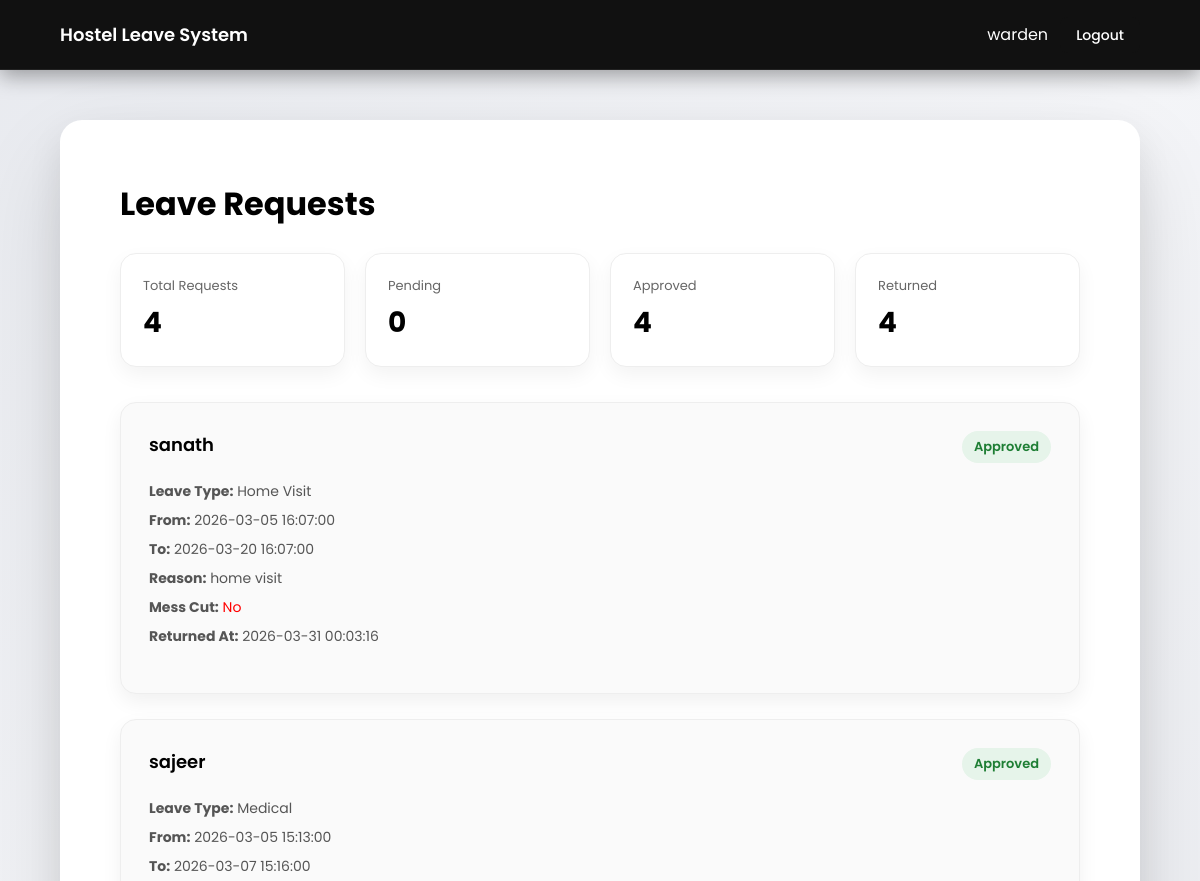
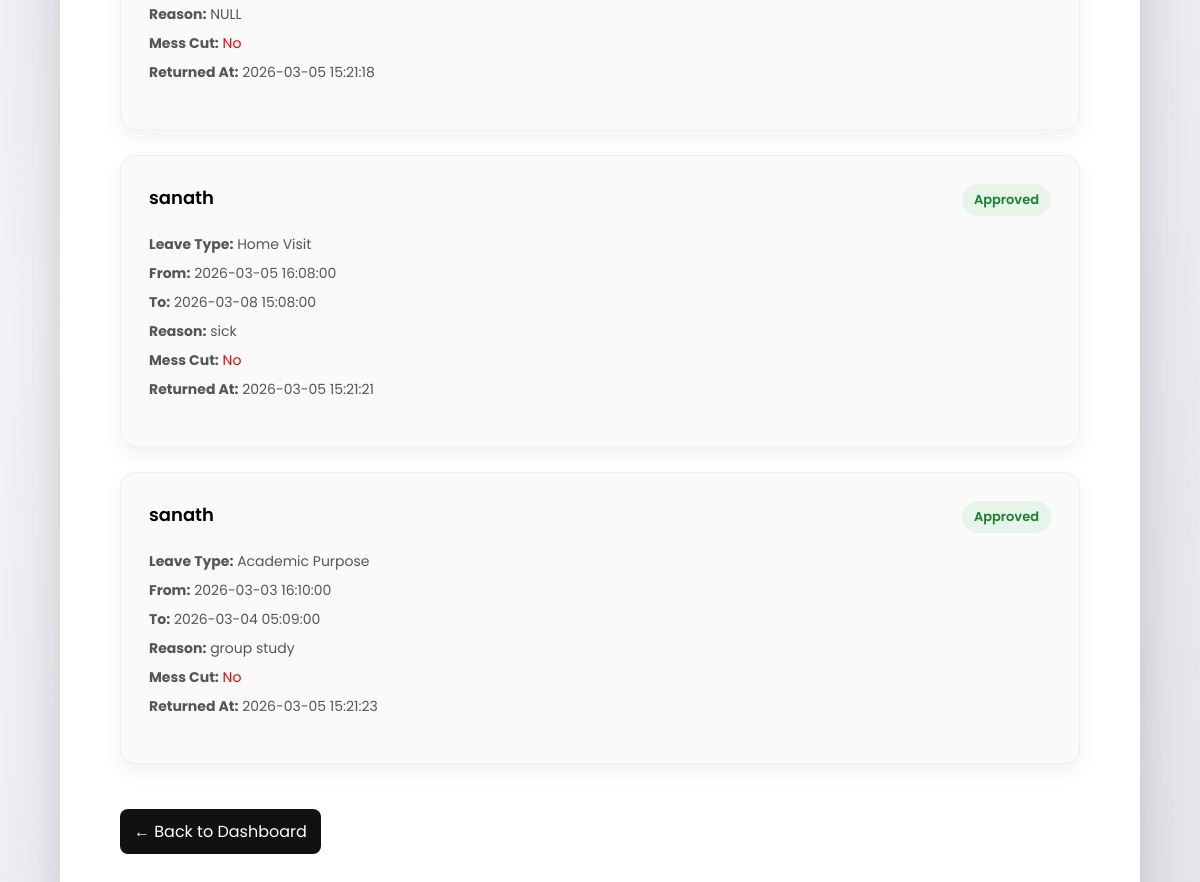
/warden/view_requests.php (signed in), run on the app's committed database (2 pictures, top to bottom).
### tables this page shows
CREATE TABLE `hostel_leaves` (
  `id` int(11) NOT NULL,
  `student_id` int(11) NOT NULL,
  `leave_type_id` int(11) NOT NULL,
  `from_datetime` datetime NOT NULL,
  `to_datetime` datetime NOT NULL,
  `reason` text NOT NULL,
  `status` enum('Pending','Approved','Rejected') DEFAULT 'Pending',
  `applied_at` timestamp NOT NULL DEFAULT current_timestamp(),
  `returned_at` datetime DEFAULT NULL,
  `mess_cut` tinyint(1) NOT NULL DEFAULT 0
);

CREATE TABLE `users` (
  `id` int(11) NOT NULL,
  `role_id` int(11) NOT NULL,
  `name` varchar(100) NOT NULL,
  `username` varchar(50) NOT NULL,
  `password` varchar(255) NOT NULL,
  `email` varchar(100) DEFAULT NULL,
  `parent_email` varchar(100) DEFAULT NULL,
  `teacher_email` varchar(100) DEFAULT NULL,
  `created_at` timestamp NOT NULL DEFAULT current_timestamp()
);

CREATE TABLE `leave_types` (
  `id` int(11) NOT NULL,
  `type_name` varchar(50) NOT NULL
);

### warden/view_requests.php (the view, shortened to what this page needs)
<?php
include("../config/db.php");
$query = "
SELECT hostel_leaves.*, users.name, leave_types.type_name
FROM hostel_leaves
JOIN users ON hostel_leaves.student_id = users.id
JOIN leave_types ON hostel_leaves.leave_type_id = leave_types.id
ORDER BY hostel_leaves.applied_at DESC
";
$result = mysqli_query($conn, $query);
$total = mysqli_fetch_assoc(mysqli_query($conn,"SELECT COUNT(*) as total FROM hostel_leaves"))['total'];
$pending = mysqli_fetch_assoc(mysqli_query($conn,"SELECT COUNT(*) as total FROM hostel_leaves WHERE status='Pending'"))['total'];
$approved = mysqli_fetch_assoc(mysqli_query($conn,"SELECT COUNT(*) as total FROM hostel_leaves WHERE status='Approved'"))['total'];
$returned = mysqli_fetch_assoc(mysqli_query($conn,"SELECT COUNT(*) as total FROM hostel_leaves WHERE returned_at IS NOT NULL"))['total'];
?>
<!DOCTYPE html>
<html>
<head>
</head>
<body>
<div class="topbar">
<div class="logo">Hostel Leave System</div>
<div>
<?php echo $_SESSION["username"]; ?>
<a class="logout-btn" href="../auth/logout.php">Logout</a>
</div>
</div>
<div class="container">
<h1>Leave Requests</h1>
<div class="stats">
<div class="stat-card">
<p>Total Requests</p>
<h2><?php echo $total; ?></h2>
</div>
<div class="stat-card">
<p>Pending</p>
<h2><?php echo $pending; ?></h2>
</div>
<div class="stat-card">
<p>Approved</p>
<h2><?php echo $approved; ?></h2>
</div>
<div class="stat-card">
<p>Returned</p>
<h2><?php echo $returned; ?></h2>
</div>
</div>
<?php
if (mysqli_num_rows($result) == 0) {
    echo "No leave requests.";
} else {
while ($row = mysqli_fetch_assoc($result)) {
$status = strtolower($row["status"]);
?>
<div class="card">
<div class="card-header">
<div class="student">
<?php echo htmlspecialchars($row["name"]); ?>
</div>
<div class="status <?php echo $status; ?>">
<?php echo htmlspecialchars($row["status"]); ?>
</div>
</div>
<div class="row">
<strong>Leave Type:</strong> <?php echo htmlspecialchars($row["type_name"]); ?>
</div>
<div class="row">
<strong>From:</strong> <?php echo htmlspecialchars($row["from_datetime"]); ?>
</div>
<div class="row">
<strong>To:</strong> <?php echo htmlspecialchars($row["to_datetime"]); ?>
</div>
<div class="row">
<strong>Reason:</strong> <?php echo htmlspecialchars($row["reason"]); ?>
</div>
<div class="row">
<strong>Mess Cut:</strong>
<span style="color: <?php echo $row["mess_cut"] ? "green" : "red"; ?>">
<?php echo $row["mess_cut"] ? "Yes 🍽️" : "No"; ?>
</span>
</div>
<?php if ($row["returned_at"] != NULL) { ?>
<div class="row">
<strong>Returned At:</strong> <?php echo htmlspecialchars($row["returned_at"]); ?>
</div>
<?php } ?>
</div>
<?php
}
}
?>
<a class="back-btn" href="dashboard.php">← Back to Dashboard</a>
</div>
</body>
</html>

### warden/view_requests.php (style rules this page uses)
* { margin:0; padding:0; box-sizing:border-box; font-family:'Poppins',sans-serif; }
body { min-height:100vh; background: linear-gradient(135deg,#e8eaef 0%,#f4f5f8 40%,#e6e8ed 100%); padding:120px 60px 60px 60px; }
.topbar { position:fixed; top:0; left:0; width:100%; height:70px; background:#111; display:flex; justify-content:space-between; align-items:center; padding:0 60px; color:#fff; box-shadow:0 6px 20px rgba(0,0,0,0.35); border-bottom:1px solid #222; z-index:1000; }
.topbar a { text-decoration:none; color:#fff; font-weight:500; }
.container { max-width:1100px; margin:auto; padding:60px; background:#fff; border-radius:22px; box-shadow: 0 40px 90px rgba(0,0,0,0.12), 0 15px 35px rgba(0,0,0,0.08); }
h1 { margin-bottom:25px; }
.stats { display:grid; grid-template-columns:repeat(auto-fit,minmax(200px,1fr)); gap:20px; margin-bottom:35px; }
.stat-card { background:#fff; border-radius:16px; padding:22px; border:1px solid #eee; box-shadow:0 8px 20px rgba(0,0,0,0.05); }
.stat-card p { font-size:13px; color:#666; margin-bottom:6px; }
.stat-card h2 { font-size:28px; }
.card { background:#fafafa; padding:28px; margin-bottom:25px; border-radius:16px; border:1px solid #eee; box-shadow:0 8px 20px rgba(0,0,0,0.06); }
.card-header { display:flex; justify-content:space-between; margin-bottom:18px; }
.student { font-size:18px; font-weight:600; }
.status { font-weight:600; font-size:13px; padding:6px 12px; border-radius:20px; }
.approved { background:#e6f4ea; color:#1e7e34; }
.row { margin-bottom:8px; font-size:14px; color:#555; }
.back-btn { display:inline-block; margin-top:20px; padding:10px 14px; border-radius:8px; text-decoration:none; color:#fff; background:#111; }
.logout-btn { padding:8px 16px; border-radius:8px; background:#111; color:#fff; text-decoration:none; font-size:14px; margin-left:12px; }
.logo { font-size:18px; font-weight:600; }

### data on the page
hostel_leaves: student.name "sanath", status "Approved", leave_type.type_name "Home Visit", from_datetime "2026-03-05 16:07:00", to_datetime "2026-03-20 16:07:00", reason "home visit", mess_cut "No", returned_at "2026-03-31 00:03:16"
hostel_leaves: student.name "sajeer", status "Approved", leave_type.type_name "Medical", from_datetime "2026-03-05 15:13:00", to_datetime "2026-03-07 15:16:00", reason "NULL", mess_cut "No", returned_at "2026-03-05 15:21:18"
hostel_leaves: student.name "sanath", status "Approved", leave_type.type_name "Home Visit", from_datetime "2026-03-05 16:08:00", to_datetime "2026-03-08 15:08:00", reason "sick", mess_cut "No", returned_at "2026-03-05 15:21:21"
hostel_leaves: student.name "sanath", status "Approved", leave_type.type_name "Academic Purpose", from_datetime "2026-03-03 16:10:00", to_datetime "2026-03-04 05:09:00", reason "group study", mess_cut "No", returned_at "2026-03-05 15:21:23"

### other printed values
$_SESSION["username"] "warden"
$total "4"
$pending "0"
$approved "4"
$returned "4"
